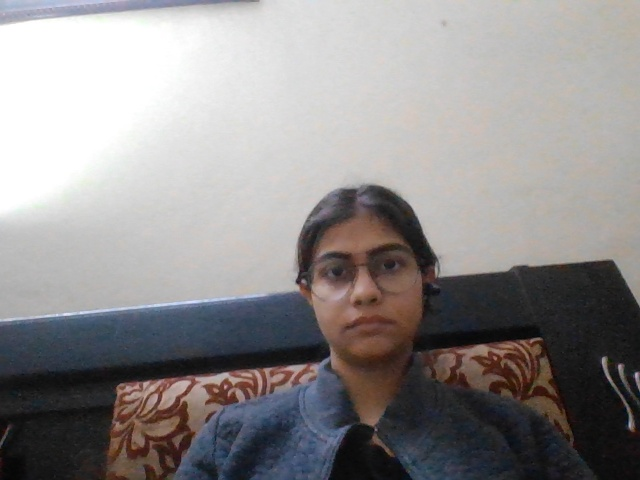
#> input picture myimages/0/image0002.jpg, 640 x 480 px, given in place of harsh.jpg, which was not available
$ python train_model.py
#> lines starting #> are read from the running program, lines starting #| are printed output that depends on the picture; pictures that were not available may be replaced by others from this repository, and a replacement may not be noted
### face_recognition.py
import numpy as np
import cv2
import os


#Face detection is done
def faceDetection(test_img):
    gray_img=cv2.cvtColor(test_img,cv2.COLOR_BGR2GRAY)
    face_haar=cv2.CascadeClassifier(cv2.data.haarcascades+'haarcascade_frontalface_default.xml') #Give path to haar classifier as i have given
    faces=face_haar.detectMultiScale(gray_img,scaleFactor=1.2,minNeighbors=3)
    return faces,gray_img

#Labels for training data has been created

def labels_for_training_data(directory):
    faces=[]
    faceID=[]


    for path,subdirnames,filenames in os.walk(directory):
        for filename in filenames:
            if filename.startswith("."):
                print("skipping system file")
                continue
            id=os.path.basename(path)
            img_path=os.path.join(path,filename)
            print ("img_path",img_path)
            print("id: ",id)
            test_img=cv2.imread(img_path)
            if test_img is None:
                print ("Not Loaded Properly")
                continue

            faces_rect,gray_img=faceDetection(test_img)
            if len(faces_rect)!=1:
                continue
            (x,y,w,h)=faces_rect[0]
            roi_gray=gray_img[y:y+w,x:x+h]
            faces.append(roi_gray)
            faceID.append(int(id))
    return faces,faceID


#Here training Classifier is called
def train_classifier(faces,faceID):
    face_recognizer=cv2.face.LBPHFaceRecognizer_create()
    face_recognizer.train(faces,np.array(faceID))
    return face_recognizer


#Drawing a Rectangle on the Face Function
def draw_rect(test_img,face):
    (x,y,w,h)=face
    cv2.rectangle(test_img,(x,y),(x+w,y+h),(0,255,0),thickness=3)

#Putting text on images
def put_text(test_img,text,x,y):
    cv2.putText(test_img,text,(x,y),cv2.FONT_HERSHEY_DUPLEX,3,(255,0,0),6)

### train_model.py
import numpy as np
import cv2
import os

import face_recognition as fr
print (fr)

test_img=cv2.imread(r'D:\\ams\\harsh.jpg')  #Give path to the image which you want to test
#> test_img is the input picture: shape (480, 640, 3); mean B, G, R 140.9, 140.7, 143.9


faces_detected,gray_img=fr.faceDetection(test_img)
#> in faceDetection, `gray_img=cv2.cvtColor(test_img,cv2.COLOR_BGR2GRAY)`:
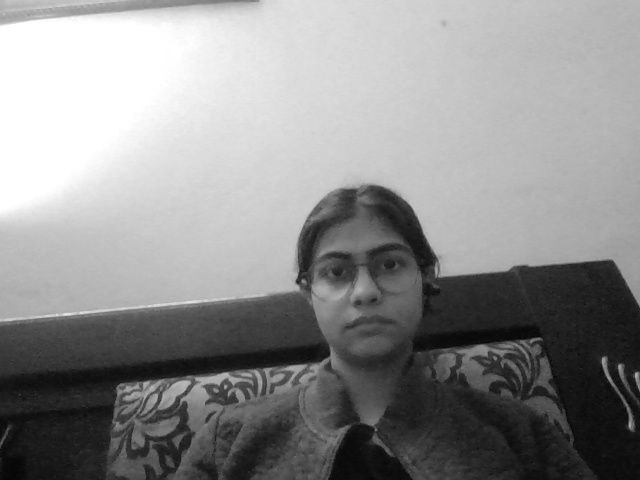
#> gray_img: shape (480, 640); min 5, max 255, mean 141.7
#> in faceDetection, `faces=face_haar.detectMultiScale(gray_img,scaleFactor=1.2,minNeighbors..`: faces = [[294, 215, 140, 140]]
#> faces_detected = [[294, 215, 140, 140]]
print("face Detected: ",faces_detected)
#| face Detected:  [[294 215 140 140]]
#> pass 2 of the loop in labels_for_training_data, `for path,subdirnames,filenames in os.walk(directory):`:
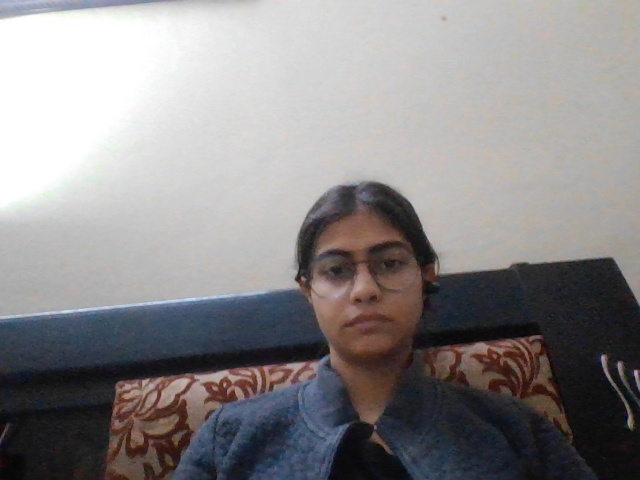
#> input picture myimages/0/image0012.jpg, 640 x 480 px
#> in labels_for_training_data, test_img is the input picture: shape (480, 640, 3); mean B, G, R 138, 137, 139.7
#> in faceDetection (call 2), `gray_img=cv2.cvtColor(test_img,cv2.COLOR_BGR2GRAY)`:
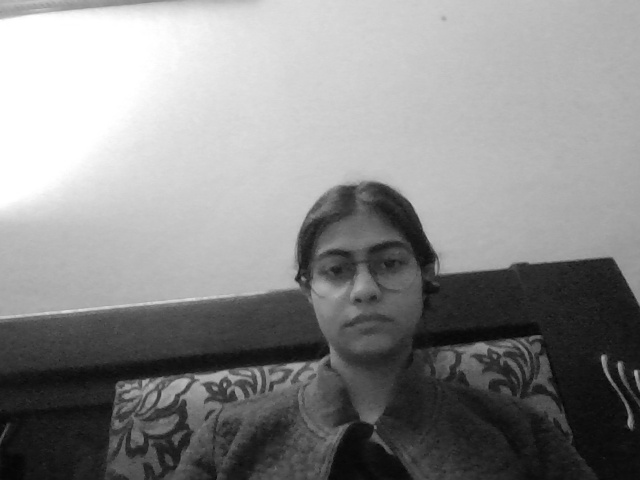
#> gray_img: shape (480, 640); min 4, max 255, mean 137.9
#> faces = [[295, 213, 139, 139]]
#> in labels_for_training_data, `(x,y,w,h)=faces_rect[0]`: x = 295; y = 213; w = 139
#> in labels_for_training_data, `roi_gray=gray_img[y:y+w,x:x+h]`:
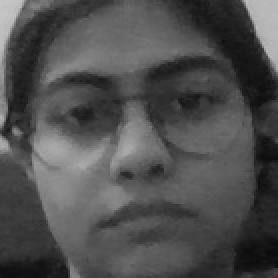
#> roi_gray: shape (139, 139) (shown 2 times larger); min 12, max 199, mean 79.1

#Training will begin from here

faces,faceID=fr.labels_for_training_data(r'C:\Users\Pranavi\Desktop\face detection\myimages') #Give path to the train-images folder which has both labeled folder as 0 and 1
face_recognizer=fr.train_classifier(faces,faceID)
face_recognizer.save(r"C:\Users\Pranavi\Desktop\face detection\myimages\0\trainingData.yml") #It will save the trained model. Just give path to where you want to save

name={0:"Pranavi"}    #Change names accordingly. If you want to recognize only one person then write:- name={0:"name"} thats all. Dont write for id number 1.


for face in faces_detected:
    (x,y,w,h)=face
    roi_gray=gray_img[y:y+h,x:x+h]
    label,confidence=face_recognizer.predict(roi_gray)
    print ("Confidence :",confidence)
    print("label :",label)
    fr.draw_rect(test_img,face)
    predicted_name=name[label]
    fr.put_text(test_img,predicted_name,x,y)
#> this loop made 1 pass
#> pass 1, `roi_gray=gray_img[y:y+h,x:x+h]`:
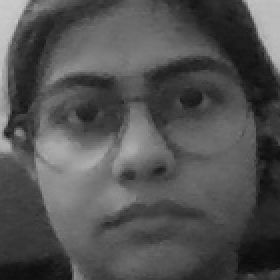
#> roi_gray: shape (140, 140) (shown 2 times larger); min 12, max 203, mean 82
#> after the loop:
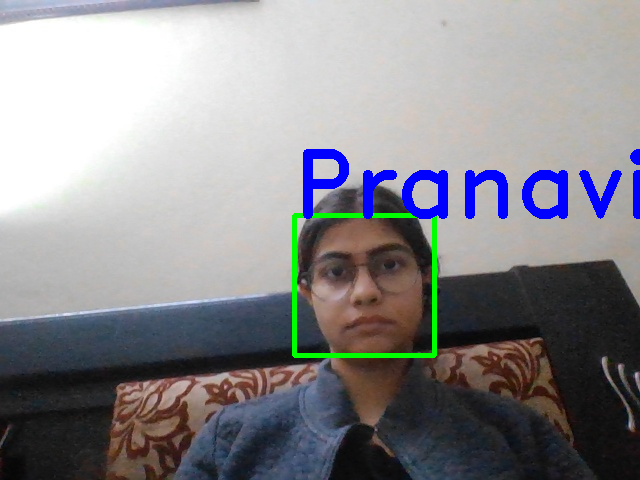
#> test_img: shape (480, 640, 3); mean B, G, R 142, 138, 138.8

resized_img=cv2.resize(test_img,(1000,700))
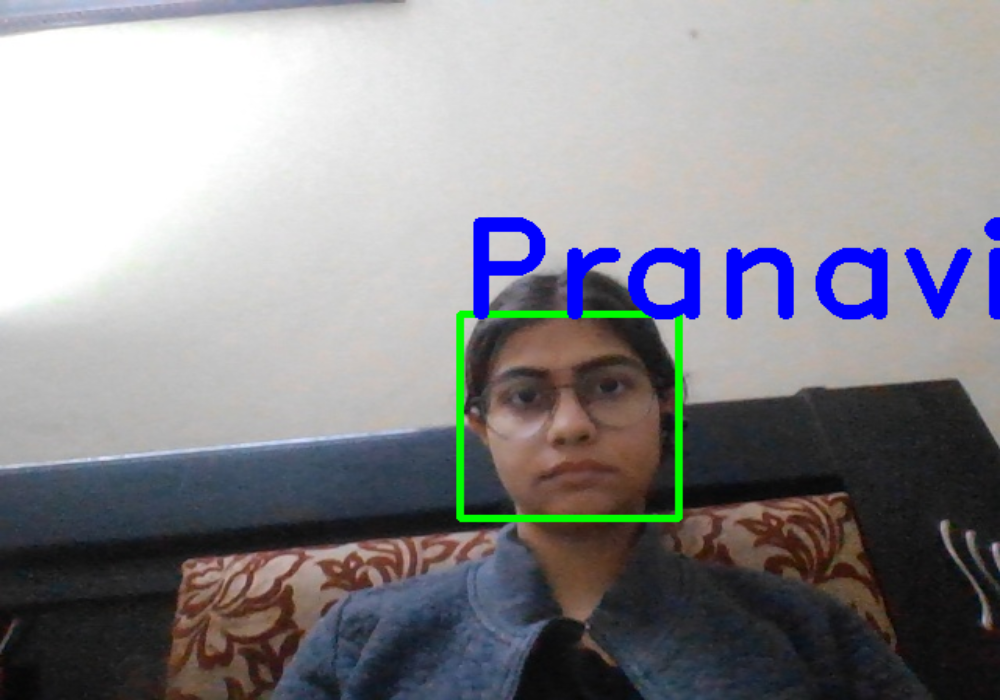
#> resized_img: shape (700, 1000, 3); mean B, G, R 141.9, 137.9, 138.7

cv2.imshow("face detection ", resized_img)
cv2.waitKey(0)
cv2.destroyAllWindows
